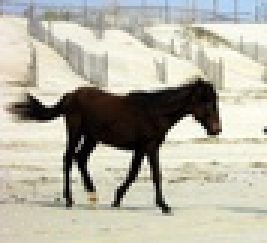
#> input picture A1/data/horse.jpg, 89 x 81 px, shrunk from 356 x 324 before the run, given in place of leaf.png, which was not available (shown 3 times larger)
$ python P_2019459_1.py
#> lines starting #> are read from the running program, lines starting #| are printed output that depends on the picture; long printed decimals are rounded; pictures that were not available may be replaced by others from this repository, and a replacement may not be noted
#!/usr/bin/env python
# coding: utf-8

# ## Q1

# In[1]:


import cv2
import matplotlib.pyplot as plt
import numpy as np
from PIL import Image
from collections import defaultdict


# In[2]:


img = cv2.imread('data/leaf.png')
#> img is the input picture: shape (81, 89, 3); mean B, G, R 165.4, 180, 182.4
# pyplot is rgb so image is reversed before displaying
plt.imshow(img[:,:,::-1])


# ### using kmeans clustering to reduce number of colors to 85

# In[3]:


# 85 colors
k = 85

i = np.float32(img).reshape(-1,3)
condition = (cv2.TERM_CRITERIA_EPS + cv2.TERM_CRITERIA_MAX_ITER, 50, 0.8)
ret,label,center = cv2.kmeans(i, k , None, condition, 10, cv2.KMEANS_RANDOM_CENTERS)
#> ret = 252774; label = 7209 values, max 84 at index 1051, min 0 at index 356, mean 48.47; center = 85 rows, first 8: [132.2, 147.7, 151.1], [152, 174.2, 179], [101.4, 116.2, 120.5], [155.8, 181.1, 187.9], [132.1, 157.5, 166], [145.2, 158.2, 160.8], [118.8, 134.9, 137.7], [143, 166.6, 172.8]
center = np.uint8(center)
#> center = 85 rows, first 8: [132, 147, 151], [151, 174, 179], [101, 116, 120], [155, 181, 187], [132, 157, 165], [145, 158, 160], [118, 134, 137], [143, 166, 172]
img85 = center[label.flatten()]
img85 = img85.reshape(img.shape)
plt.imshow(img85[:,:,::-1])


# In[4]:


cv2.imwrite('data/leaf85.png', img85)


# In[5]:


unique_colors = set()
freqs = defaultdict(int)

img2 = Image.open('data/leaf85.png')
w, h = img2.size
#> w = 89; h = 81
for x in range(w):
    for y in range(h):
        pixel = img2.getpixel((x, y))
        unique_colors.add(pixel)
        freqs[pixel] += 1
#> after the loop, freqs = 85 items; unique_colors = 85 items

num_colors = len(unique_colors)
#> num_colors = 85
print('number of colors in processed image:', num_colors)
#| number of colors in processed image: 85


# In[6]:


pnum = w*h
#> pnum = 7209
print('total pixels:', pnum)
#| total pixels: 7209


# In[ ]:


# ### Eqn 3

# In[7]:


colors = list(unique_colors)
#> colors = 85 items, first 6: (198, 193, 156), (239, 236, 217), (216, 215, 196), (210, 208, 196), (168, 166, 155), (199, 195, 170)
print(colors)
#> (printed output is left out)


# In[8]:


def cdist(c1, c2):
    ret = (c1[0] - c2[0])**2
    ret += (c1[1] - c2[1])**2
    ret += (c1[2] - c2[2])**2
    return np.sqrt(ret)


# In[9]:


sals = defaultdict(float)
minsal = np.inf
maxsal = -1

for c1 in colors:
    val = 0
    for c2 in colors:
        val += (freqs[c2]/pnum) * cdist(c1, c2)
    sals[c1] = val
    if(val > maxsal):
        maxsal = val
    if(val < minsal):
        minsal = val
#> this loop made 85 passes
#> (c1, maxsal, minsal) on pass 1: ((198, 193, 156), 96.29, 96.29)
#> (c1, maxsal) on pass 2: ((239, 236, 217), 101.3)


# In[10]:


sals


# In[11]:


print('min saliency:', minsal, '\nmax saliency:',maxsal)
#| min saliency: 85.599
#| max saliency: 295.027


# In[12]:


scaled = defaultdict(int)
for color in colors:
    scaled[color] = (sals[color] - minsal) / (maxsal - minsal) * 255
#> this loop made 85 passes
#> color on passes 1 to 12: (198, 193, 156), (239, 236, 217), (216, 215, 196), (210, 208, 196), (168, 166, 155), (199, 195, 170), (228, 226, 208), (41, 29, 20), (247, 245, 228), (197, 197, 183), (189, 187, 175), (202, 191, 171)


# In[13]:


scaled


# In[ ]:


# In[14]:


salmap3 = np.zeros((h, w), np.uint8)

for x in range(w):
    for y in range(h):
        pixel = img2.getpixel((x, y))
        salmap3[y][x] = scaled[pixel]
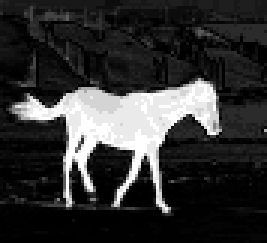
#> salmap3: shape (81, 89) (shown 3 times larger); min 0, max 255, mean 50.5

plt.imshow(salmap3, cmap='gray')


# In[15]:


cv2.imwrite('output/leafmap.png', salmap3)


# In[ ]:


# In[ ]:


# ### Eqn 5

# In[16]:


treeimg = cv2.imread('data/BigTree.jpg')
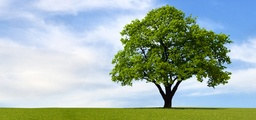
#> input picture A1/data/BigTree.jpg, 256 x 120 px, shrunk from 1024 x 482 before the run
#> treeimg is the input picture: shape (120, 256, 3); mean B, G, R 171.2, 180.2, 160.8
# pyplot is rgb so image is reversed before displaying
plt.imshow(treeimg[:,:,::-1])


# In[17]:


# 85 colors
k = 85

i = np.float32(treeimg).reshape(-1,3)
condition = (cv2.TERM_CRITERIA_EPS + cv2.TERM_CRITERIA_MAX_ITER, 60, 1)
ret,label,center = cv2.kmeans(i, k , None, condition, 10, cv2.KMEANS_RANDOM_CENTERS)
center = np.uint8(center)
tree85 = center[label.flatten()]
tree85 = tree85.reshape(treeimg.shape)
plt.imshow(tree85[:,:,::-1])


# In[18]:


cv2.imwrite('data/tree85.jpg', tree85)


# In[19]:


unique2 = set()
freqs2 = defaultdict(int)

tree = Image.open('data/tree85.jpg')
w, h = tree.size
for x in range(w):
    for y in range(h):
        pixel = tree.getpixel((x, y))
        unique2.add(pixel)
        freqs2[pixel] += 1

num_colors = len(unique2)
print('number of colors in processed image:', num_colors)
#| number of colors in processed image: 9332


# In[ ]:


# In[ ]:


# ### we use the segmented image

# In[20]:


segimg = cv2.imread('data/segmented.jpg')
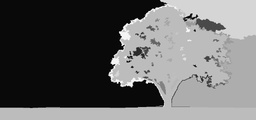
#> input picture A1/data/segmented.jpg, 256 x 120 px, shrunk from 1024 x 482 before the run
#> segimg is the input picture: shape (120, 256, 3); min 0, max 255, mean 101.9
plt.imshow(segimg[:,:,::-1])


# In[ ]:


# In[ ]:
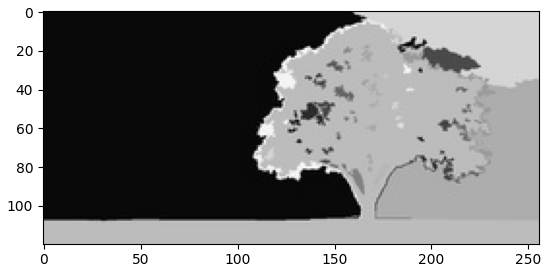
#> figure drawn by matplotlib, 1 panel
